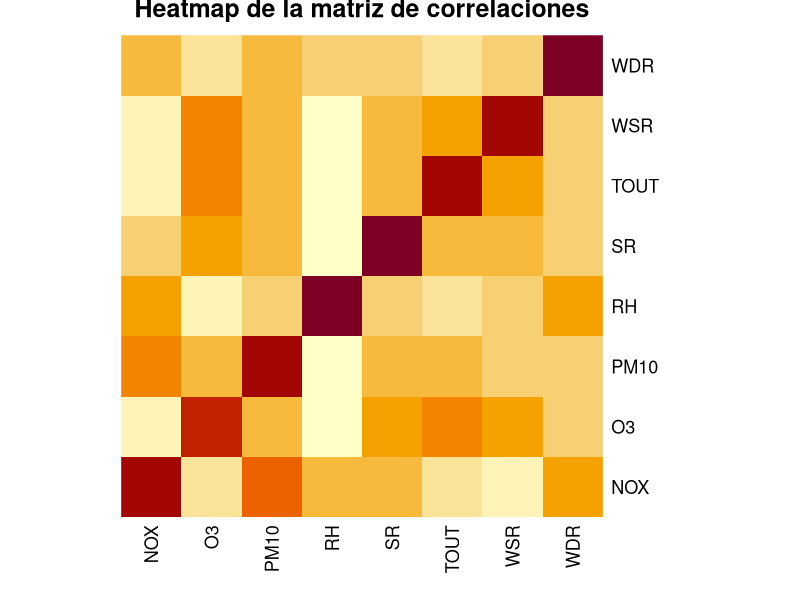
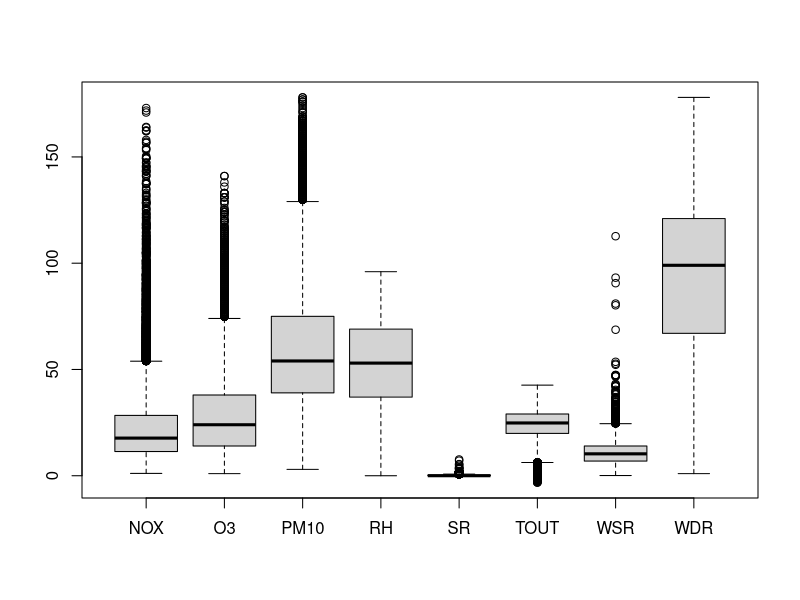
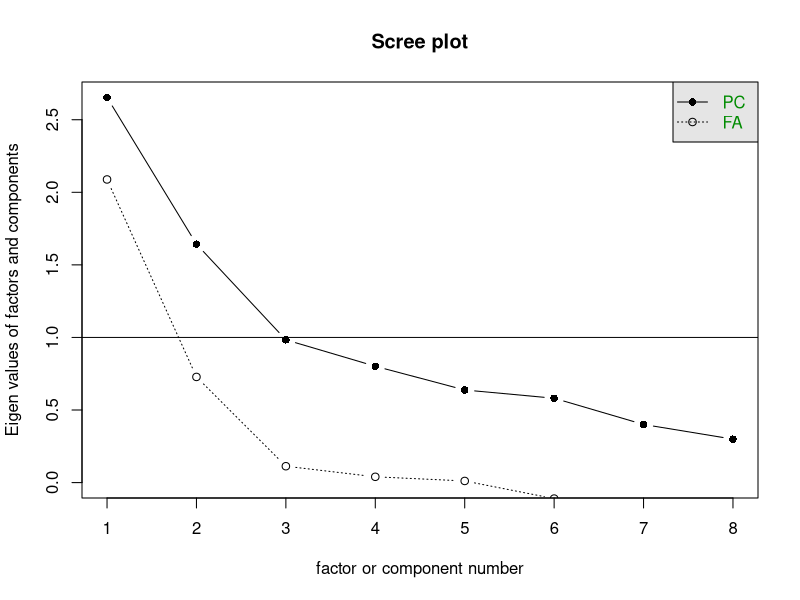
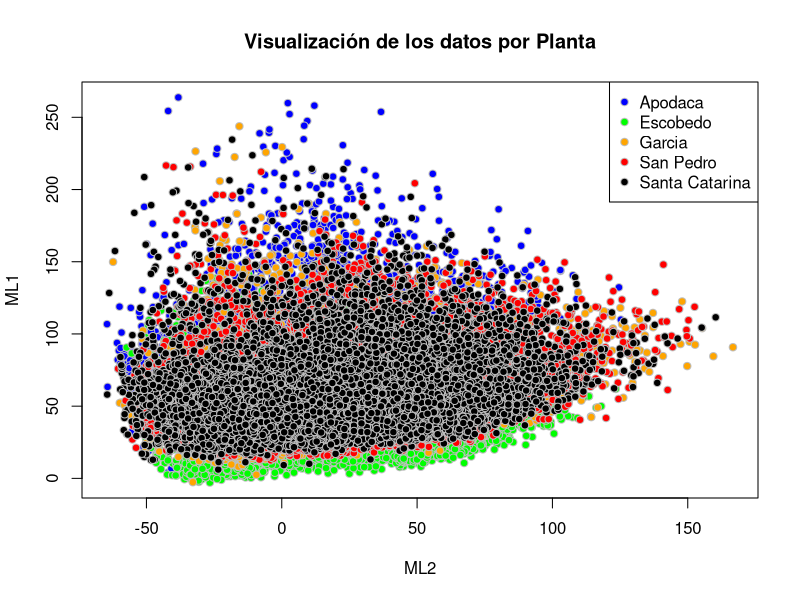
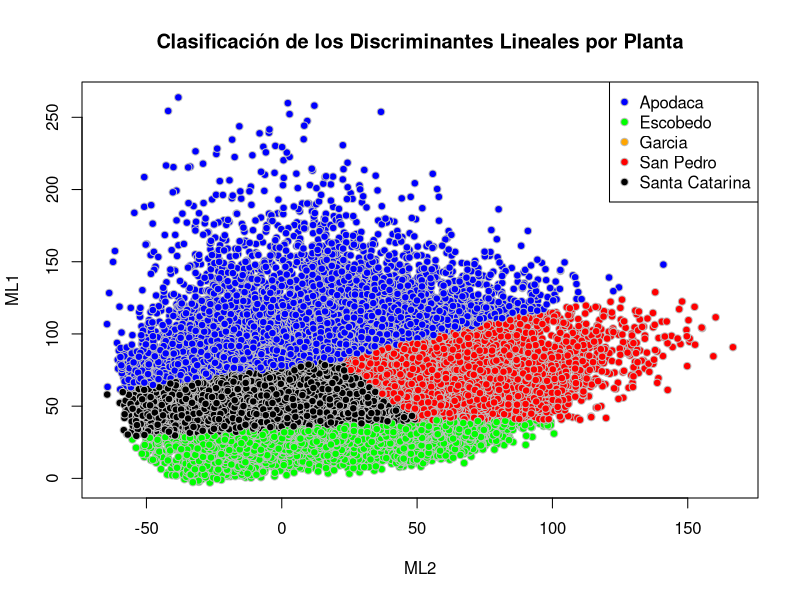
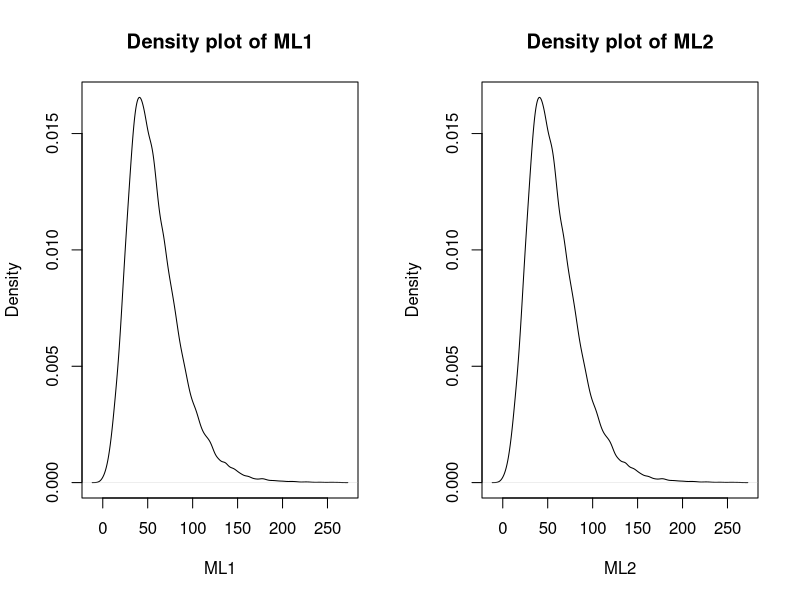
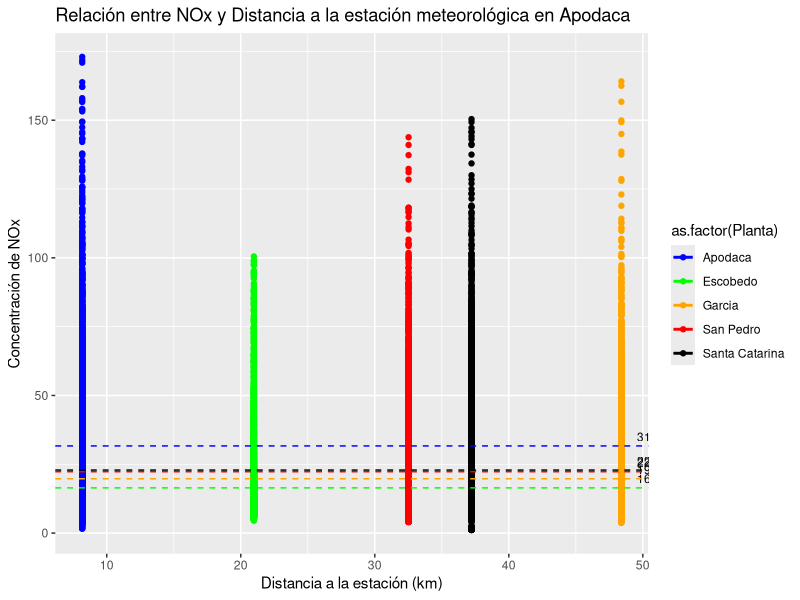

R code for these plots, in order: (Note: this script raises an error after producing the figures.)
## ---- chunk 1
# Guardar en 'm' el dataset que incluye la variable dependiente categórica 'Planta'
m = read.csv("datosetapa4.csv")
head(m)
## ---- chunk 2
# Eliminar la columna con el índice y la dependiente, pues queremos explorar las variables independientes. 
df = subset(m, select = -c(X, Planta))
head(df)
## ---- chunk 3
# Matriz de correlación entre las variables independientes
cor = cor(df)
data.frame(cor)
## ---- chunk 4
# Heatmap de la matriz de correlación para una mejor visualización
heatmap(cor, main="Heatmap de la matriz de correlaciones", Rowv = NA, Colv = NA)
## ---- chunk 5
# Matriz de varianzas y covarianzas entre las variables independientes
cov = cov(df)
data.frame(cov)
## ---- chunk 6
# Ver gráficamente la distribución de los datos
boxplot(df)
## ---- chunk 7
# Prueba de Anderson-Darling
library(nortest)
ad.test(unlist(df))
## ---- chunk 8
library(psych)
kmo = KMO(df)
kmo

cat("\n Estadístico de prueba resultante:", kmo$MSA)
## ---- chunk 9
# Gráfico de Cattel para elección de número de factores
library(psych)
scree(cor) 
## ---- chunk 10
# Ajuste del modelo de análisis factorial
library(GPArotation)
fa = fa(df, nfactors = 2, rotate = "varimax", fm ="ml")
fa$loadings
## ---- chunk 11
# Creación de una matriz de datos con los valores del análisis factorial y la variable dependiente 'Planta'. 
matrizCoef = matrix(c(-0.27, 0.798, 0.335, -0.707, 0.406, 0.612, 0.518, 0, 0.96, 0 , 0.559, -0.142, 0.169, -0.135, -0.2, 0.173), ncol = 2)
matrizOrig =as.matrix(df)
nuevodf = matrizOrig %*% matrizCoef
df_fact = data.frame(nuevodf, m$Planta)
names(df_fact) = c("ML2", "ML1", "Planta")
df_fact
## ---- chunk 12
#Graficos de dispersion con el color de acuerdo a la Planta

library(MASS)
lookup = c("1"='blue',"2"='green', "3"='orange', "4"='red', "5"='black')
col.ind = lookup[df_fact$Planta]
plot(df_fact[-3], pch=21, bg=col.ind, col="gray", main="Visualización de los datos por Planta")
nombres_plantas = c("Apodaca", "Escobedo", "Garcia", "San Pedro", "Santa Catarina")
colores = c("blue", "green", "orange", "red", "black")
legend("topright", legend = nombres_plantas, pch=21, pt.bg = colores, col="gray")
## ---- chunk 13
# Modelo de análisis discriminante donde la variable que se utilizará para agrupar es 'Planta'
lda.model=lda(Planta~., data=df_fact)
lda.model
## ---- chunk 14
predicted=predict(lda.model)
head(predicted$x)
## ---- chunk 15
# Clasificaciones hechas por el modelo con el color de acuerdo a la Planta
lookup2=c("1"='blue',"2"='green', "3"='orange', "4"='red', "5"='black')
col.ind2=lookup2[predicted$class]
plot(df_fact[-3], pch=21, bg=col.ind2, col="gray", main="Clasificación de los Discriminantes Lineales por Planta")
legend("topright", legend = nombres_plantas, pch=21, pt.bg = colores, col="gray")
## ---- chunk 16
# Matriz de contingencia
table(pred=predicted$class, true=df_fact$Planta)

# Porcentaje de observaciones clasificadas erróneamente
1-mean(predicted$class==df_fact$Planta)
## ---- chunk 17
par(mfrow=c(1,2))
plot(density(df_fact$ML1), main = "Density plot of ML1", xlab = "ML1")
plot(density(df_fact$ML1), main = "Density plot of ML2", xlab = "ML2")
## ---- chunk 18
# Cargar las bibliotecas necesarias
library(dplyr)
library(ggplot2)
  
# Coordenadas geográficas de las estaciones meteorológicas
coordenadas = data.frame(
  Planta = c(1, 2, 3, 4, 5),
  Estacion = c("Apodaca", "Escobedo", "García", "San Pedro", "Santa Catarina"),
  Latitud = c(25.7777, 25.80183, 25.80331, 25.6576, 25.6752),
  Longitud = c(-100.18839, -100.31473, -100.58944, -100.4024, -100.4602)
)
# Crear una función para calcular la distancia haversine entre dos puntos
haversine = function(lat1, lon1, lat2, lon2) {
# Radio de la Tierra en kilómetros
  r <- 6371
      
  # Convertir las latitudes y longitudes de grados a radianes
  lat1 = lat1 * pi / 180
  lon1 = lon1 * pi / 180
  lat2 = lat2 * pi / 180
  lon2 = lon2 * pi / 180
      
  # Diferencia entre las latitudes y longitudes
  dlat = lat2 - lat1
  dlon = lon2 - lon1
      
  # Fórmula haversine
  a = sin(dlat/2)^2 + cos(lat1) * cos(lat2) * sin(dlon/2)^2
  c = 2 * atan2(sqrt(a), sqrt(1 - a))
  distance = r * c
    
  return(distance)
}
  
  # Calcular las distancias entre todas las plantas
distancias = matrix(0, nrow = nrow(coordenadas), ncol = nrow(coordenadas))
for (i in 1:nrow(coordenadas)) {
  for (j in 1:nrow(coordenadas)) {
    distancias[i, j] = haversine(
      coordenadas$Latitud[i],
      coordenadas$Longitud[i],
      coordenadas$Latitud[j],
      coordenadas$Longitud[j]
    )
  }
}
  
# Leer los datos desde el archivo CSV
datos_etapa4 <- read.csv("datosetapa4.csv")
  
# Combinar los datos de etapa 3 con las coordenadas por la columna "Planta"
datos_completos <- left_join(datos_etapa4, coordenadas, by = "Planta")
  
# Coordenadas geográficas del aeropuerto
aeropuerto = data.frame(
  Latitud = 25.7785,
  Longitud = -100.1068
)
  
# Función para calcular las distancias utilizando la función haversine
calcular_distancias = function(df) {
  df$Distancia = apply(df[, c("Latitud", "Longitud")], 1, function(x) {
    if (x[1] >= -90 && x[1] <= 90 && x[2] >= -180 && x[2] <= 180) {
      haversine(x[1], x[2], aeropuerto$Latitud, aeropuerto$Longitud)
    } else {
      NA  # Si las coordenadas son inválidas, establecer la distancia como NA
    }
  })
  return(df)
}
  
# Calcular distancias y agregarlas al dataframe completo
datos_completos = calcular_distancias(datos_completos)
  
# Ajustar un modelo de regresión lineal
 modelo = lm(NOX ~ Distancia, data = datos_completos)
  
# Resumen del modelo
summary(modelo)
  
# Calcular los promedios de emisiones de cada planta
promedios_planta = datos_completos %>%
  group_by(Planta) %>%
  summarize(Promedio_NOx = mean(NOX, na.rm = TRUE))
  
promedios_planta
  
# Graficar la relación entre NOx y Distancia con colores por planta y promedios
ggplot() +
  geom_point(data = datos_completos, aes(x = Distancia, y = NOX, color = as.factor(Planta))) +
    geom_smooth(data = datos_completos, aes(x = Distancia, y = NOX, color = as.factor(Planta)), method = "lm", se = FALSE) +
    labs(x = "Distancia a la estación (km)", y = "Concentración de NOx") +
    ggtitle("Relación entre NOx y Distancia a la estación meteorológica en Apodaca") +
    scale_color_manual(values = c("1" = "blue", "2" = "green", "3" = "orange", "4" = "red", "5" = "black")) +
    geom_text(data = promedios_planta, aes(x = max(datos_completos$Distancia), y = Promedio_NOx, label = round(Promedio_NOx, 2)), vjust = -0.5, hjust = -0.5, size = 3, color = "black")+ geom_hline(data = promedios_planta, aes(yintercept = Promedio_NOx, color = as.factor(Planta)), linetype = "dashed") +
    scale_color_manual(values = c("1" = "blue", "2" = "green", "3" = "orange", "4" = "red", "5" = "black"))+scale_color_manual(
    values = c("1" = "blue", "2" = "green", "3" = "orange", "4" = "red", "5" = "black"),
    labels = nombres_plantas
  )
## ---- chunk 19
# Nuevo csv con la base de datos que incluye las distancias de Haversine
write.csv(datos_completos, file = "DataSet3.csv",row.names = FALSE)
m1 = read.csv("DataSet3.csv")
head(m1)
## ---- chunk 20
# Nuevo df que incluya sólo las variables NOX, Planta y Distancia, pues son las de nuestro interés para este análisis
m2 = m1[, c("NOX", "Planta","Distancia")]
head(m2)
## ---- chunk 21
# Transformación de BOXCOX para la variable NOX, pues no cumple con normalidad
NOX = m2$NOX
bNOX = boxcox(lm(NOX~1))
lambdaNOX = bNOX$x[which.max(bNOX$y)]
newNOX = (NOX ^lambdaNOX-1)/lambdaNOX
data.frame(newNOX)
## ---- chunk 22
# Actualizar la columna "NOX" en el dataframe m2 con los nuevos valores transformados
m2$NOX = newNOX
m2
## ---- chunk 23
# Grafica usando los datos transformados y eliminando outliers

# Calcular el IQR de la columna "NOX"
Q1 = quantile(m2$NOX, 0.25)
Q3 = quantile(m2$NOX, 0.75)
IQR = Q3 - Q1

# Definir límites para detectar outliers
lower_limit = Q1 - 1.5 * IQR
upper_limit = Q3 + 1.5 * IQR

# Filtrar los datos para eliminar outliers
m2 = m2 %>% filter(NOX >= lower_limit & NOX <= upper_limit)
nombres_plantas = c("Apodaca", "Escobedo", "Garcia", "San Pedro", "Santa Catarina")
# Ahora puedes proceder a crear la gráfica sin outliers
ggplot(data = m2, aes(x = Distancia, y = NOX, color = as.factor(Planta))) +
  geom_point() +
  geom_smooth(method = "glm", se = FALSE) +
  labs(x = "Distancia a la estación (km)", y = "Concentración de NOx") +
  ggtitle("Relación entre NOx y Distancias entre las estaciones y el aeropuerto") +
  scale_color_manual(values = c("1" = "blue", "2" = "green", "3" = "orange", "4" = "red", "5" = "black")) +
  geom_text(data = promedios_planta, aes(x = max(m2$Distancia), y = Promedio_NOx, label = round(Promedio_NOx, 2)), vjust = -0.5, hjust = -0.5, size = 3, color = "black") +
  geom_hline(data = promedios_planta, aes(yintercept = Promedio_NOx, color = as.factor(Planta)), linetype = "dashed") +
  scale_color_manual(values = c("1" = "blue", "2" = "green", "3" = "orange", "4" = "red", "5" = "black"))+scale_color_manual(
    values = c("1" = "blue", "2" = "green", "3" = "orange", "4" = "red", "5" = "black"),
    labels = nombres_plantas
  )
## ---- chunk 24
# Gráfico de violín para visualizar distribuciones

library(ggplot2)
promedios_planta = m2 %>%
  group_by(Planta) %>%
  summarize(Promedio_NOx = mean(NOX, na.rm = TRUE))
# Crear la gráfica de violín
ggplot(data = m2, aes(x = as.factor(Planta), y = NOX, fill = as.factor(Planta))) +
  geom_violin() +
  labs(x = "Planta", y = "Concentración de NOx") +
  ggtitle("Distribución de NOx por Planta en Apodaca") +
  scale_fill_manual(values = c("1" = "blue", "2" = "green", "3" = "orange", "4" = "red", "5" = "black"))+geom_hline(data = promedios_planta, aes(yintercept = Promedio_NOx, color = as.factor(Planta)), linetype = "dashed") +
  scale_color_manual(values = c("1" = "blue", "2" = "green", "3" = "orange", "4" = "red", "5" = "black"))+scale_color_manual(
    values = c("1" = "blue", "2" = "green", "3" = "orange", "4" = "red", "5" = "black"),
    labels = nombres_plantas
  )
## ---- chunk 25
# Nombramiento de variables a utilizar
Y = m$Planta
X1 = df$NOX
X2 = df$O3
X3 = df$PM10
X4 = df$RH
X5 = df$SR
X6 = df$TOUT
X7 = df$WSR
X8 = df$WDR
## ---- chunk 26
# Regresión múltiple 
reg = lm(Y~ X1 + X3 + X5 + X8)
summary(reg)
cat ("El modelo de regresión es Y = ", reg$coefficients[1], "+", reg$coefficients[2], "X1 +", reg$coefficients[3], "X3 +", reg$coefficients[4], "X5 +", reg$coefficients[5], "X8")
## ---- chunk 27
prueba = t.test(reg$residuals, mu = 0, conf.level = 0.95, alternative = "two.sided")
prueba
## ---- chunk 28
    plot(reg$fitted.values, reg$residuals, col = "blue")
    abline(h=0, col = "red")
## ---- chunk 29
    qqnorm(reg$residuals)
    qqline(reg$residuals)
## ---- chunk 30
aggregate(. ~ m$Planta, data = df, FUN = mean)
## ---- chunk 31
anova = aov(Y ~., data = df)
summary(anova)
## ---- chunk 32
par(mfrow=c(2,4))
boxplot(formula = NOX~Planta, data = m)
boxplot(formula = O3~Planta, data = m)
boxplot(formula = PM10~Planta, data = m)
boxplot(formula = RH~Planta, data = m)
boxplot(formula = SR~Planta, data = m)
boxplot(formula = TOUT~Planta, data = m)
boxplot(formula = WSR~Planta, data = m)
boxplot(formula = WDR~Planta, data = m)
## ---- chunk 33
plot(anova)
